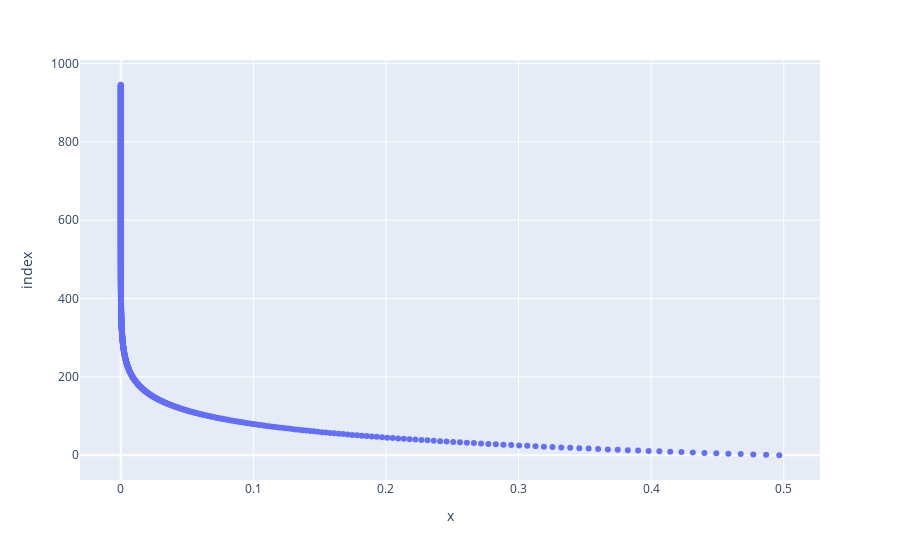

The notebook cell this image was saved under:
### Code cell
# Question 1.a - Batch gradient descent method for optimizing J(θ)

# Initialize params
theta = np.zeros((2, 1))
alpha = 1e-2

# Prediction function: h(θ) = x^Tθ


def predict(x, theta):
    return x.dot(theta)

# Cost function: J(θ) = 1/2m * Σ(y-h(θ))^2


def cost(x, y, theta):
    return (1/(2*m)) * np.sum((y - predict(x, theta))**2)


cost_0 = cost(x, y, theta)
print(f"Initial Cost value: {cost_0}")


def cost_grd(x, y, theta):
    return (1/m) * (np.zeros((2, 1)) + x.T.dot(x.dot(theta)-y))

# Gradient descent function


def batch_gradient_descent(x, y, theta, alpha, threshold=10e-8, num_iter=1000000):

    prev_cost = cost_0
    c = 0.0
    cost_hist = np.array([cost_0])
    theta_hist = theta
    i = 1
    while True:
        # Compute gradient and update theta
        theta -= alpha * cost_grd(x, y, theta)
        theta_hist = np.append(theta_hist, theta, axis=1)
        c = cost(x, y, theta)
        cost_hist = np.append(cost_hist, c)
        i += 1

        # Stop if the cost is below a threshold or if the num of iterations is above a certain amount
        if abs(cost_grd(x, y, theta)[1]) <= threshold or i >= num_iter:
            break
        prev_cost = c

    return theta, cost_hist, theta_hist, i


theta, cost_hist, theta_hist, iterations = batch_gradient_descent(
    x, y, theta, alpha)

print(f'Cost of the model is {cost_hist[-1]} with {iterations} iterations')

# p cost decrease
fig = px.scatter(range(iterations), cost_hist)
fig.show()

### Figure 1 — Plotly figure (JSON) as saved in the notebook; plotly's stock layout.template omitted (floating-point values rounded to 4 significant figures; data arrays with more than 128 entries replaced by an {"elided": "..."} marker saying what was removed)
{"data": [{"hovertemplate": "x=%{x}<br>index=%{y}<extra></extra>", "legendgroup": "", "marker": {"color": "#636efa", "symbol": "circle"}, "mode": "markers", "name": "", "orientation": "h", "showlegend": false, "type": "scatter", "x": {"elided": "947 float values"}, "xaxis": "x", "y": {"elided": "947 int values"}, "yaxis": "y"}], "layout": {"legend": {"tracegroupgap": 0}, "margin": {"t": 60}, "xaxis": {"anchor": "y", "domain": [0, 1], "title": {"text": "x"}}, "yaxis": {"anchor": "x", "domain": [0, 1], "title": {"text": "index"}}}}
